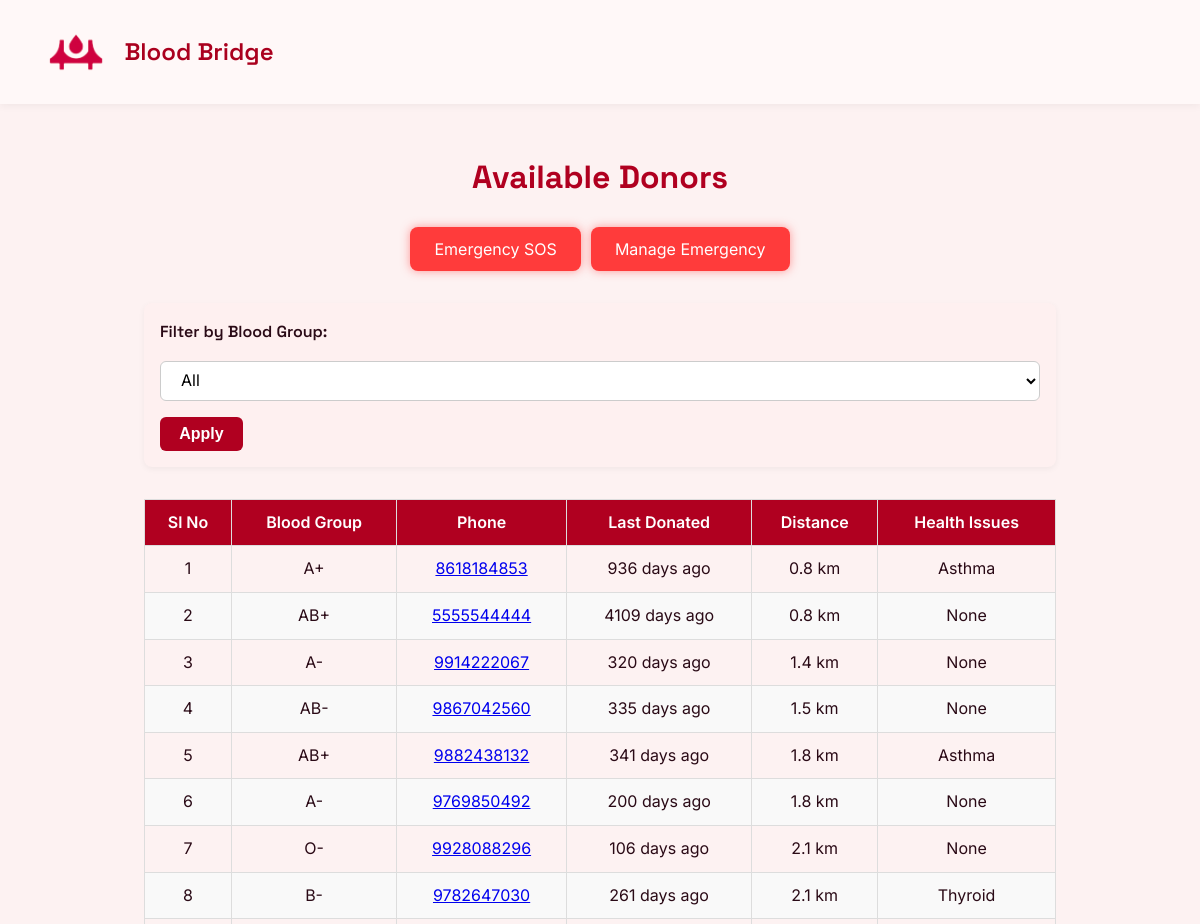
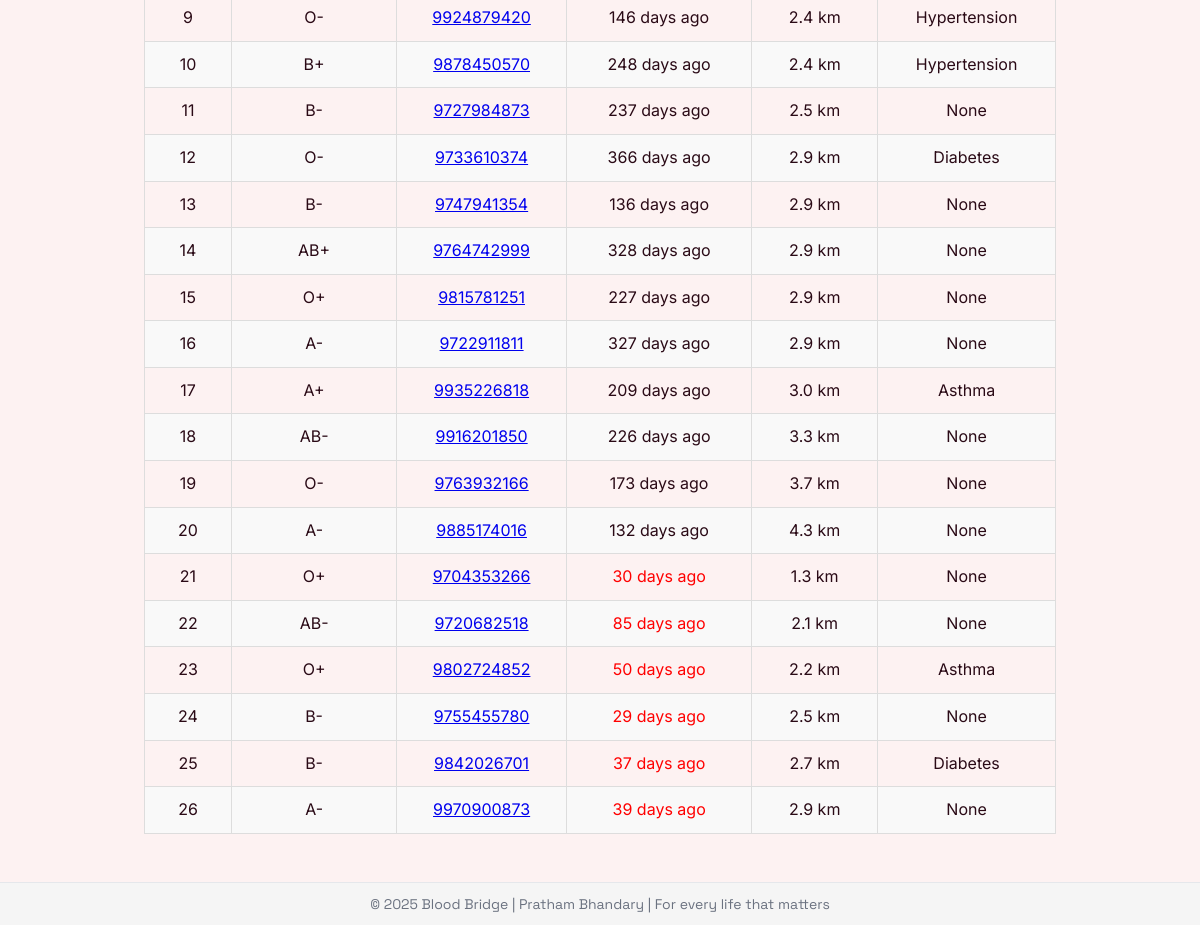
Page /hospital-dashboard (signed in) on the committed database (2 pictures, top to bottom).
### tables this page shows
CREATE TABLE donors (
            id INTEGER PRIMARY KEY AUTOINCREMENT,
            name TEXT NOT NULL,
            email TEXT UNIQUE NOT NULL,
            phone TEXT NOT NULL,
            dob TEXT NOT NULL,
            blood_group TEXT NOT NULL,
            address_line TEXT,
            city TEXT,
            state TEXT,
            pincode TEXT,
            latitude REAL,
            longitude REAL,
            notify INTEGER DEFAULT 1,
            last_donated TEXT,
            health_problems TEXT
        );

### run.py (the view)
@app.route("/hospital-dashboard")
def hospital_dashboard():
    print(session.get('hospital_data'))
    if session.get('hospital_data'):
        hospital = session.get('hospital_data')
        hospital_lat = hospital['latitude']
        hospital_lon = hospital['longitude']
        selected_group = request.args.get("blood_group")
        raw_donors = get_all_donors()
        processed_donors = []
        for donor in raw_donors:
            dist = (
                calculate_distance(hospital_lat, hospital_lon, donor['latitude'], donor['longitude'])
                if donor['latitude'] and donor['longitude'] else float('inf')
            )
            last_donated_days = days_since(donor.get('last_donated'))
            eligible = is_eligible_to_donate(donor.get('last_donated'))
            if not selected_group or donor['blood_group'] == selected_group:
                processed_donors.append({
                    "blood_group": donor["blood_group"],
                    "contact": donor["phone"],
                    "distance": dist,
                    "last_donated_days": last_donated_days,
                    "diseases": donor.get("health_problems", "None"),
                    "eligible": eligible
                })
        eligible_donors = sorted([d for d in processed_donors if d['eligible']], key=lambda d: d['distance'])
        ineligible_donors = [d for d in processed_donors if not d['eligible']]
        top_eligible = eligible_donors[:20]
        if top_eligible:
            max_distance = top_eligible[-1]['distance']
        else:
            max_distance = float('inf')  # fallback if no eligible donors
        nearby_ineligible = [d for d in ineligible_donors if d['distance'] <= max_distance]
        final_donors = top_eligible + sorted(nearby_ineligible, key=lambda d: d['distance'])
        return render_template("hospital-dashboard.html", donors=final_donors)
    return redirect(url_for("hospital_login"))

### database.py (called while the page is built)
def get_all_donors():
    conn = sqlite3.connect(DATABASE)
    conn.row_factory = sqlite3.Row
    c = conn.cursor()
    c.execute('SELECT * FROM donors')
    donors = c.fetchall()
    conn.close()
    return [dict(row) for row in donors]

def calculate_distance(lat1, lon1, lat2, lon2):
    R = 6371  # Radius of Earth in km
    dlat = radians(lat2 - lat1)
    dlon = radians(lon2 - lon1)
    a = sin(dlat/2)**2 + cos(radians(lat1)) * cos(radians(lat2)) * sin(dlon/2)**2
    c = 2 * atan2(sqrt(a), sqrt(1 - a))
    return round(R * c, 1)

def days_since(date_str):
    try:
        date = datetime.strptime(date_str, '%Y-%m-%d')
        return (datetime.now() - date).days
    except:
        return "N/A"

def is_eligible_to_donate(last_donated_date_str):
    if not last_donated_date_str:
        return True  # No record means never donated — eligible
    try:
        last_donated = datetime.strptime(last_donated_date_str, "%Y-%m-%d")
        return (datetime.now() - last_donated).days >= 90
    except:
        return False  # Invalid date format

### templates/hospital-dashboard.html (shortened to what this page needs)
<!DOCTYPE html>
<html lang="en">
<head>
  <link rel="stylesheet" href="{{ url_for('static', filename='css/style.css') }}" />
</head>
<body>
  <header>
    <nav class="navbar">
      <div class="logo"><img src="{{ url_for('static', filename='resourses/logo4.png') }}" alt="" class="logo-img"><span style="padding-left: 10px;">Blood Bridge</span></div>
    </nav>
  </header>
  <section class="container donor-list">
    <h2>Available Donors</h2>
    <div style="
      display: flex;
      align-items: center;
      justify-content: center;
      gap: 10px;">
      <form action="/sos" method="post" class="sos">
        <button type="submit" class="sos-button">Emergency SOS</button>
      </form>
      <form action="/manage-emergency" method="post" class="sos">
        <button type="submit" class="sos-button">Manage Emergency</button>
      </form>
    </div>
    <div class="form-group">
        <form method="get" action="/hospital-dashboard" class="filter-form">
            <label for="blood_group">Filter by Blood Group:</label>
            <select name="blood_group" id="blood_group">
                <option value="">All</option>
            </select>
            <button type="submit">Apply</button>
        </form>
    </div>
    <table class="donor-table">
  <thead>
    <tr>
      <th>Sl No</th>
      <th>Blood Group</th>
      <th>Phone</th>
      <th>Last Donated</th>
      <th>Distance</th>
      <th>Health Issues</th>
    </tr>
  </thead>
    <tbody>
            {% for donor in donors %}
                <tr>
                    <td>{{ loop.index }}</td>
                    <td>{{ donor.blood_group }}</td>
                    <td><a href="tel:+91{{ donor.contact }}">{{ donor.contact }}</a></td>
                    <td class="{{ 'eligible' if donor.eligible else 'not-eligible' }}">
                        {{ donor.last_donated_days }} days ago
                    </td>
                    <td>{{ donor.distance }} km</td>
                    <td>{{ donor.diseases or 'None' }}</td>
                </tr>
            {% endfor %}
        </tbody>
    </table>
    </section>
  <footer>
    <div class="footer-content">
      <p>&copy; 2025 Blood Bridge | Pratham Bhandary | For every life that matters</p>
    </div>
  </footer>
</body>
</html>

### static/css/style.css (style rules this page uses)
:root { --primary: #b00020; --accent: #f47c7c; --bg-light: #fdf2f2; --text: #2a0a16; --white: #ffffff; --shadow: rgba(0, 0, 0, 0.08); --radius: 12px; --transition: 0.3s ease; }
* { margin: 0; padding: 0; box-sizing: border-box; }
body { font-family: 'Inter', sans-serif; background: var(--bg-light); color: var(--text); line-height: 1.6; scroll-behavior: smooth; }
.navbar { display: flex; justify-content: space-between; align-items: center; padding: 1.2rem 2rem; background: var(--white); box-shadow: 0 2px 8px var(--shadow); position: sticky; top: 0; z-index: 1000; }
.logo { font-size: 1.6rem; font-weight: 700; color: var(--primary); }
.container { max-width: 960px; margin: 3rem auto; padding: 0 1.5rem; }
footer { background: var(--white); border-top: 1px solid #e5e7eb; padding: 1.5rem; text-align: center; font-size: 0.95rem; color: #6b7280; }
h1, h2, .logo { font-family: 'Space Grotesk', sans-serif; }
.register-form input, .register-form textarea, select { width: 100%; padding: 0.8rem 1rem; font-size: 1rem; border: 1px solid #ccc; border-radius: 12px; background-color: #f9f9f9; transition: border 0.3s ease, background-color 0.3s ease; font-family: 'Inter', sans-serif; }
.donor-list h2 { font-family: 'Space Grotesk', sans-serif; font-size: 2rem; color: var(--primary); margin-bottom: 1.5rem; text-align: center; }
.donor-table { width: 100%; border-collapse: collapse; margin-top: 30px; font-family: 'Inter', sans-serif; }
.donor-table th, .donor-table td { border: 1px solid #ddd; padding: 10px; text-align: center; }
.donor-table th { background-color: var(--primary); color: white; font-weight: 600; }
.donor-table tr:nth-child(even) { background-color: #f9f9f9; }
.filter-form { display: flex; flex-wrap: wrap; align-items: center; gap: 1rem; margin: 2rem 0; padding: 1rem; background-color: #fef0f0; border-radius: 8px; box-shadow: 0 2px 6px rgba(0, 0, 0, 0.05); }
.filter-form label { font-weight: 600; color: var(--text); }
.filter-form select { padding: 0.5rem 1rem; border: 1px solid #ccc; border-radius: 6px; font-size: 1rem; background-color: #fff; min-width: 120px; cursor: pointer; }
.filter-form button { padding: 0.5rem 1.2rem; background-color: var(--primary); color: #fff; border: none; border-radius: 6px; font-size: 1rem; font-weight: 600; cursor: pointer; transition: background-color 0.3s ease; }
.sos-button { background-color: #ff3b3b; color: #fff; border: none; padding: 0.75rem 1.5rem; font-size: 1rem; border-radius: 8px; cursor: pointer; transition: background-color 0.3s ease; font-family: 'Inter', sans-serif; box-shadow: 0 0 10px rgba(255, 59, 59, 0.5); }
.sos { display: flex; justify-content: center; }
.logo { display: flex; align-items: center; justify-content: center; padding: 1rem; background-color: auto; }
.logo-img { height: 50px; width: auto; object-fit: contain; transition: transform 0.3s ease; }
nav.navbar { display: flex; justify-content: space-between; align-items: center; background-color: var(--primary-bg, #fff8f8); padding: 1rem 2rem; box-shadow: 0 2px 8px rgba(0, 0, 0, 0.05); flex-wrap: wrap; position: relative; z-index: 10; }
.logo { display: flex; align-items: center; font-family: 'Space Grotesk', sans-serif; font-size: 1.5rem; font-weight: 600; color: #aa001e; }
.logo-img { height: 40px; width: auto; margin-right: 0.5rem; object-fit: contain; }
:root { --primary-color: #aa001e; --bg-color: #fff8f8; --hover-color: #8e0018; }
* { box-sizing: border-box; margin: 0; padding: 0; }
body { font-family: 'Space Grotesk', sans-serif; }
.navbar { display: flex; justify-content: space-between; align-items: center; background-color: var(--bg-color); padding: 1rem 2rem; box-shadow: 0 2px 8px rgba(0, 0, 0, 0.05); flex-wrap: wrap; position: relative; }
.logo { display: flex; align-items: center; font-size: 1.5rem; font-weight: 600; color: var(--primary-color); }
.logo-img { height: 40px; width: auto; margin-right: 10px; }
.not-eligible { color: red; }
footer { text-align: center; padding: 10px; font-size: 14px; background-color: #f5f5f5; }

### rows in the picture
donors: blood_group "A+", contact "8618184853", last_donated_days "936", distance "0.8", health_problems "Asthma"
donors: blood_group "AB+", contact "5555544444", last_donated_days "4109", distance "0.8", diseases "None"
donors: blood_group "A-", contact "9914222067", last_donated_days "320", distance "1.4", health_problems "None"
donors: blood_group "AB-", contact "9867042560", last_donated_days "335", distance "1.5", health_problems "None"
donors: blood_group "AB+", contact "9882438132", last_donated_days "341", distance "1.8", health_problems "Asthma"
donors: blood_group "A-", contact "9769850492", last_donated_days "200", distance "1.8", health_problems "None"
donors: blood_group "O-", contact "9928088296", last_donated_days "106", distance "2.1", health_problems "None"
donors: blood_group "B-", contact "9782647030", last_donated_days "261", distance "2.1", health_problems "Thyroid"
donors: blood_group "O-", contact "9924879420", last_donated_days "146", distance "2.4", health_problems "Hypertension"
donors: blood_group "B+", contact "9878450570", last_donated_days "248", distance "2.4", health_problems "Hypertension"
donors: blood_group "B-", contact "9727984873", last_donated_days "237", distance "2.5", health_problems "None"
donors: blood_group "O-", contact "9733610374", last_donated_days "366", distance "2.9", health_problems "Diabetes"
donors: blood_group "B-", contact "9747941354", last_donated_days "136", distance "2.9", health_problems "None"
donors: blood_group "AB+", contact "9764742999", last_donated_days "328", distance "2.9", health_problems "None"
donors: blood_group "O+", contact "9815781251", last_donated_days "227", distance "2.9", health_problems "None"
donors: blood_group "A-", contact "9722911811", last_donated_days "327", distance "2.9", health_problems "None"
donors: blood_group "A+", contact "9935226818", last_donated_days "209", distance "3.0", health_problems "Asthma"
donors: blood_group "AB-", contact "9916201850", last_donated_days "226", distance "3.3", health_problems "None"
donors: blood_group "O-", contact "9763932166", last_donated_days "173", distance "3.7", health_problems "None"
donors: blood_group "A-", contact "9885174016", last_donated_days "132", distance "4.3", health_problems "None"
donors: blood_group "O+", contact "9704353266", last_donated_days "30", distance "1.3", health_problems "None"
donors: blood_group "AB-", contact "9720682518", last_donated_days "85", distance "2.1", health_problems "None"
donors: blood_group "O+", contact "9802724852", last_donated_days "50", distance "2.2", health_problems "Asthma"
donors: blood_group "B-", contact "9755455780", last_donated_days "29", distance "2.5", health_problems "None"
donors: blood_group "B-", contact "9842026701", last_donated_days "37", distance "2.7", health_problems "Diabetes"
donors: blood_group "A-", contact "9970900873", last_donated_days "39", distance "2.9", health_problems "None"
